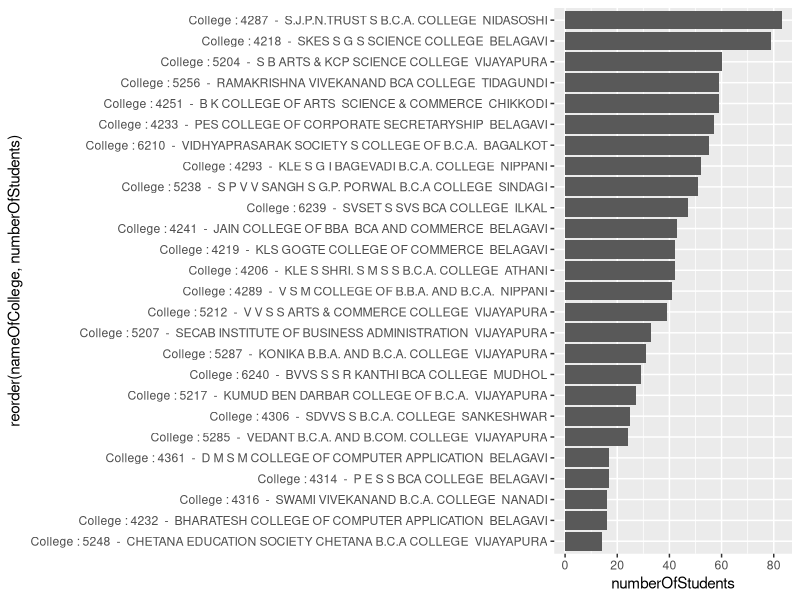
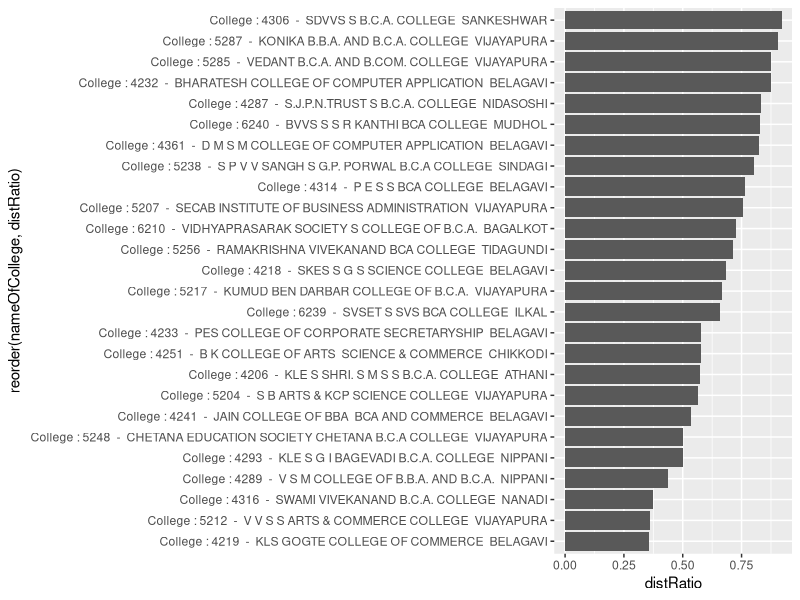
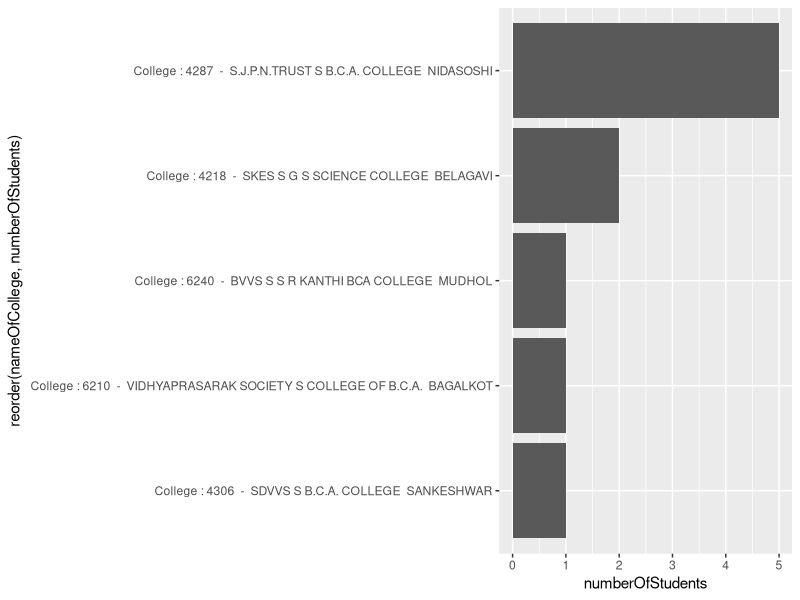
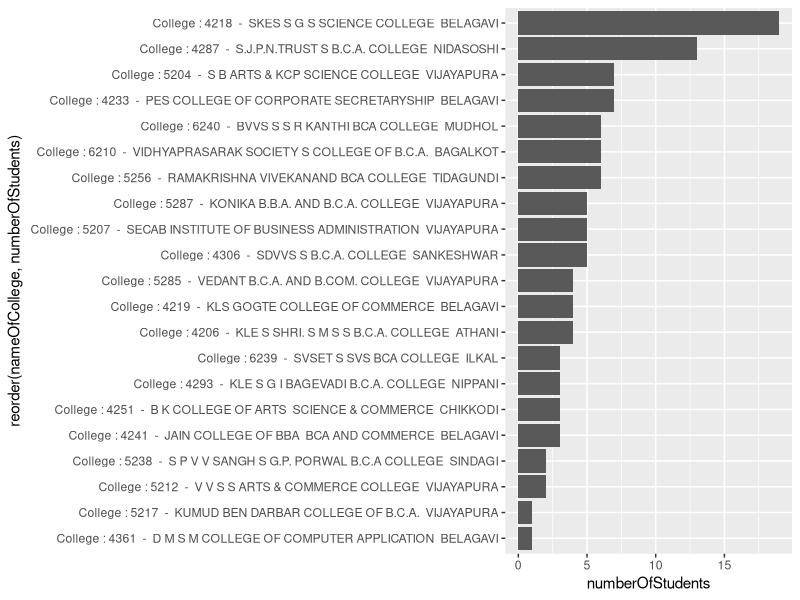
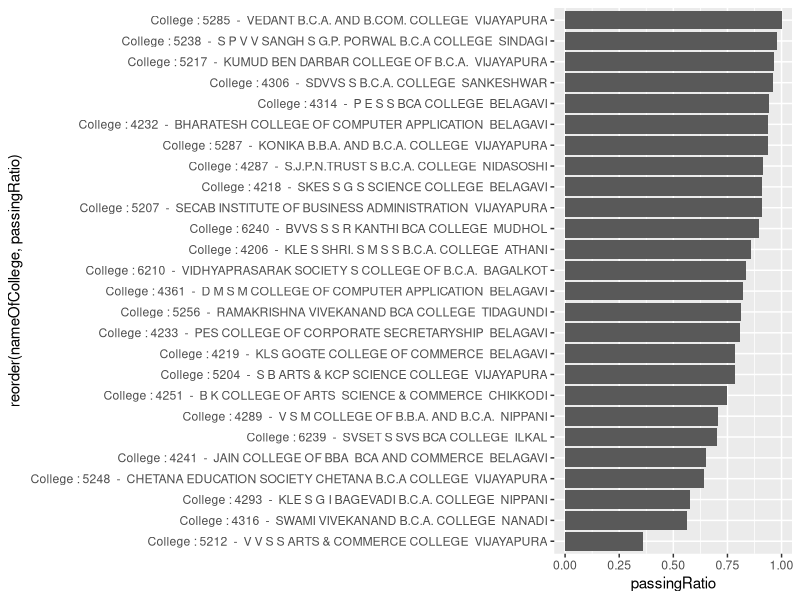
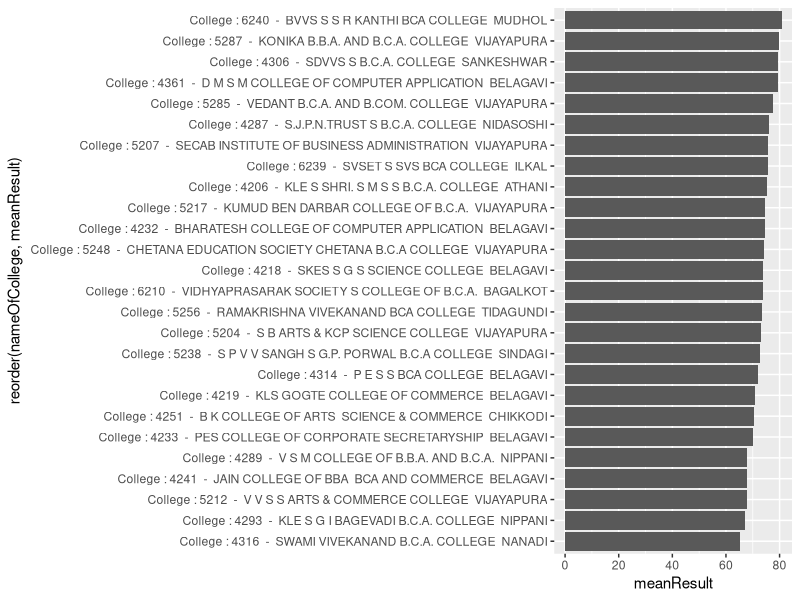
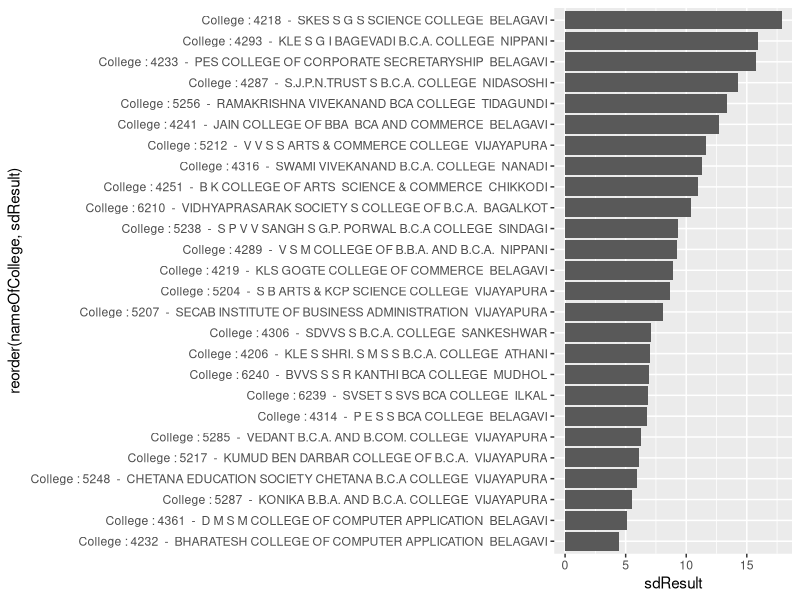
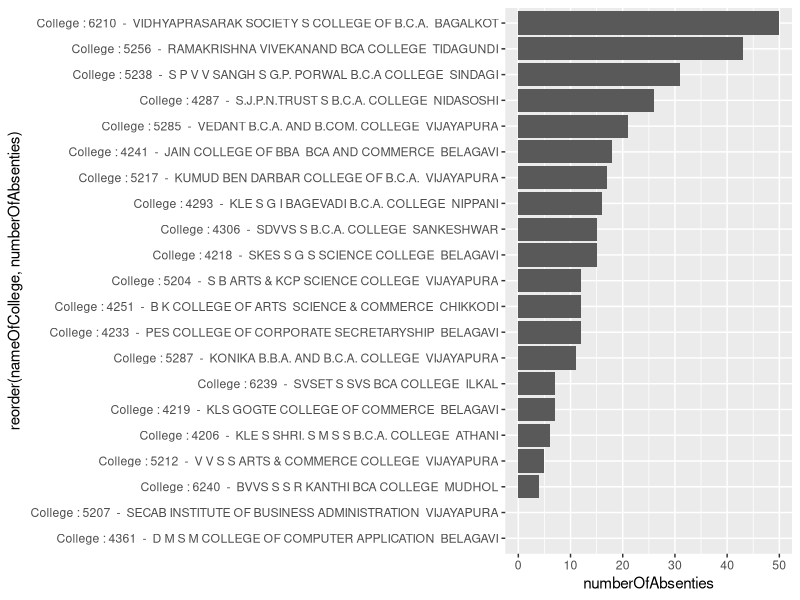

Reproduce these figures in R, in order.
#Read data from student CSV file
df1 = read.csv("StudentScoreData.csv")

#(nrow(df1[df1$Result == "N.C.L",]))
#(nrow(df1[df1$Result == "FAIL",]))
#(nrow(df1[df1$Result == "DISTI",]))

#Display sample data 
#head(df1)

#Display all data in new window
View(df1)

#Remove students who are absent for EXAM i.e. Result == N.C.L
df2=df1[df1$Result != "N.C.L",]

#Select Only College Name, Result and Score column data
df3 =df2[c(2:4)] 

#Convert Score from Character to Numeric
df4 = transform(df3, Score=as.numeric(Score))

#select unique List Of Colleges 
LOC = unique(df4$CollegeName)

#Create a data frame(SDAF-> Student Analytics Data Frame) to store our calculations 
SADF = data.frame(numberOfStudents = integer(), 
                  numberOfDistinctions = integer(), 
                  numberOfFirstClass = integer(),
                  numberOfSecondClass = integer(), 
                  numberOfFailed = integer(), 
                  meanResult = numeric(), 
                  sdResult = numeric(), 
                  varResult = numeric(),
                  nameOfCollege = character())

for(cname in LOC){#extract individual college Name from the list
  
  temp = df4[df4$CollegeName == cname,]#extract student data of specific college and store in temp data frame
  
  #calculate the no. of students, no. of students with Distinction, first class, second class and Fail
  no_of_students = nrow(temp)
  no_of_distinctions = nrow(temp[temp$Result == "DISTI",])
  no_of_firstclass = nrow(temp[temp$Result == "1ST C",])
  no_of_secondclass = nrow(temp[temp$Result == "2ND C",])
  no_of_failure = nrow(temp[temp$Result == "FAIL",])
  
  #calculate mean, SD, Variance
  mean_result = round(mean(temp$Score), 2)
  sd_result = round(sd(temp$Score), 2)
  var_result = round(var(temp$Score), 2)
  
  #create temporary data frame of specific college
  sdaf_temp = data.frame(numberOfStudents = no_of_students, 
                         numberOfDistinctions = no_of_distinctions, 
                         numberOfFirstClass = no_of_firstclass,
                         numberOfSecondClass = no_of_secondclass, 
                         numberOfFailed = no_of_failure, 
                         meanResult = mean_result, 
                         sdResult = sd_result,
                         varResult = var_result, 
                         nameOfCollege = cname)
  
  #copy above college data to SDAF -> Student Analytics Data Frame
  SADF = rbind(SADF, sdaf_temp)
  
}



#------------------------------------------------------------------------------
#Graphical Representation
#------------------------------------------------------------------------------
library(tidyverse)

#get colleges with number of students more than 10
nSADF = subset(SADF, numberOfStudents > 10 )


#--------------------------------------------------
#1)Colleges with max students
#--------------------------------------------------
ggplot(nSADF, aes(x=numberOfStudents, y=reorder(nameOfCollege, numberOfStudents))) + 
  geom_bar(stat = "identity") 



#--------------------------------------------------
#2)Colleges with highest Distinction Ratio
#--------------------------------------------------
#add new column fo nSDAF called distRatio
nSADF$distRatio=nSADF$numberOfDistinctions / nSADF$numberOfStudents

ggplot(nSADF, aes(x=distRatio, y=reorder(nameOfCollege, distRatio))) + 
  geom_bar(stat = "identity")



#--------------------------------------------------
#3)No of students of college in top 10 rankings
#--------------------------------------------------
data1=df2[c(1:4)]
#convert string to numeric
data2=transform(data1, Score=as.numeric(Score))
#sort score by descending order
data2=data2[order(data2$Score, decreasing = TRUE), ]
#get only top 10 scores
data3=data2[1:10,]
#Create a data frame(temp1) to store aggregate students of college
temp1 = data.frame(numberOfStudents = integer(),nameOfCollege = character())
#extract unique college Names
LOC = unique(data3$CollegeName)

for(cname in LOC){
  temp = data3[data3$CollegeName == cname,]
  #number of students of specific college
  no_of_students = nrow(temp)
  #create temporary data frame of specific college
  data_temp = data.frame(numberOfStudents = no_of_students,nameOfCollege = cname)
  #copy above college data to temp1
  temp1 = rbind(temp1, data_temp)
}

ggplot(temp1, aes(x=numberOfStudents, y=reorder(nameOfCollege, numberOfStudents))) + 
  geom_bar(stat="identity")




#--------------------------------------------------
#4)colleges with students who scored top 10% 
#--------------------------------------------------
data1=df2[c(1:4)]
#convert string to numeric
data2=transform(data1, Score=as.numeric(Score))
#sort score by descending order
data3=data2[order(data2$Score, decreasing = TRUE), ]
n=nrow(data3)
top_10p=ceiling(n*0.1)
data4=data3[1:top_10p,]

temp1 = data.frame(numberOfStudents = integer(), 
                   nameOfCollege = character())
LOC = unique(data4$CollegeName)
for(cname in LOC){
  temp = data4[data4$CollegeName == cname,]
  no_of_students = nrow(temp)
  #create temporary data frame of specific college
  data_temp = data.frame(numberOfStudents = no_of_students, 
                         nameOfCollege = cname)
  #copy above college data to SDAF -> Student Analytics Data Frame
  temp1 = rbind(temp1, data_temp)
}
ggplot(temp1, aes(x=numberOfStudents, y=reorder(nameOfCollege, numberOfStudents))) + 
  geom_bar(stat="identity")



#--------------------------------------------------
#5)Passing Ratio College List
#--------------------------------------------------
nSADF$passingRatio = (nSADF$numberOfStudents-nSADF$numberOfFailed)/nSADF$numberOfStudents
ggplot(nSADF, aes(x=passingRatio, y=reorder(nameOfCollege, passingRatio))) +
  geom_bar(stat="identity")



#--------------------------------------------------
#6)Avg score of students of the College
#--------------------------------------------------
ggplot(nSADF, aes(x=meanResult, y=reorder(nameOfCollege, meanResult)))+
  geom_bar(stat="identity")



#--------------------------------------------------
#7)SD of Students score of college
#--------------------------------------------------
ggplot(nSADF, aes(x=sdResult, y=reorder(nameOfCollege, sdResult)))+
  geom_bar(stat="identity")


#--------------------------------------------------
#8)no. of Students not appeared for the exam w.r.t college
#--------------------------------------------------

#Select Only College Name, Result and Score column data
df7 =df1[c(2:4)] 


#Create a data frame(SDAF-> Student Analytics Data Frame) to store our calculations 
SADF = data.frame(numberOfStudents = integer(), 
                  nameOfCollege = character(),
                  numberOfAbsenties = integer())

for(cname in LOC){#extract individual college Name from the list
  
  temp = df7[df7$CollegeName == cname,]#extract student data of specific college and store in temp data frame
  
  #calculate the no. of students, no. of students with Distinction, first class, second class and Fail
  no_of_students = nrow(temp)
  no_of_absenties = nrow(temp[temp$Result == "N.C.L",])
  
  #create temporary data frame of specific college
  sdaf_temp = data.frame(numberOfStudents = no_of_students, 
                
                         numberOfAbsenties = no_of_absenties, 
                          
                         nameOfCollege = cname)
  
  #copy above college data to SDAF -> Student Analytics Data Frame
  SADF = rbind(SADF, sdaf_temp)
  
}

ggplot(SADF, aes(x=numberOfAbsenties, y=reorder(nameOfCollege, numberOfAbsenties)))+
  geom_bar(stat="identity")

